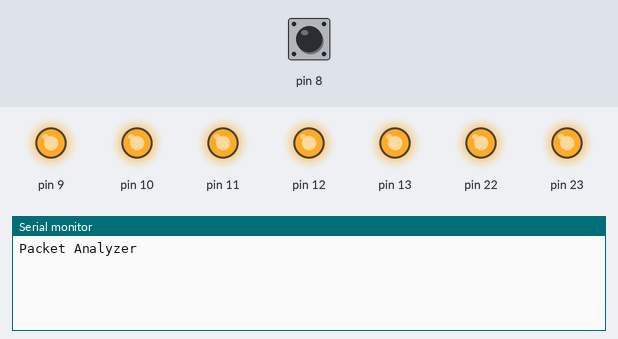
Simulated run of this sketch. Board: Arduino Uno, built with avr-gcc and run on an emulated ATmega328P. On the bench: output pins drawn as LEDs (lit = HIGH), the last lines printed to the serial monitor. The test bench sets the inputs (shaded band); at power-on: pin 8 HIGH.

Above: at 1.2 s.
1.3 s: pin 8 pulled LOW for 0.15 s
At 2.7 s:
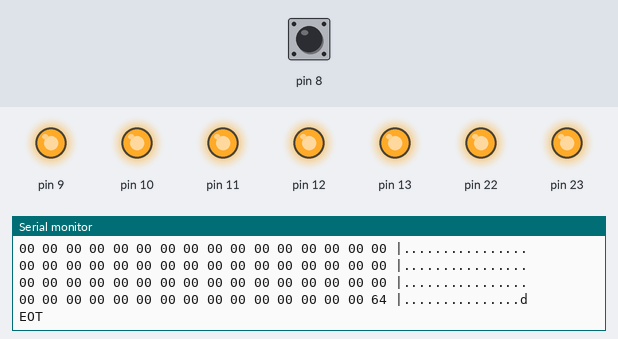
2.9 s: pin 8 driven LOW
At 2.98 s:
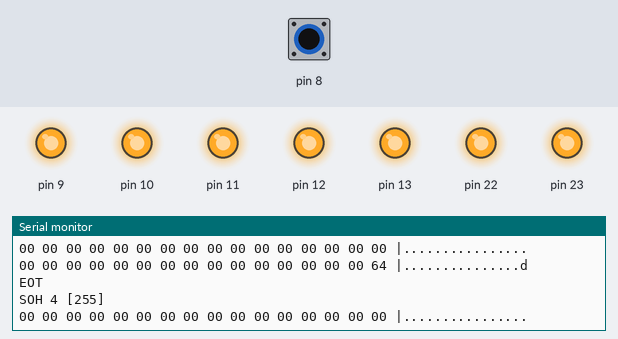

The sketch:

PacketAnalyzer.ino
```cpp
/**
 * Packet Analyzer
 *
 * Project documented at:
 * http://www.eightlines.com/blog/2009/04/arduino-packet-analyzer/
 *
 * Many thanks to Andrew Kilpatrick:
 * http://andrewkilpatrick.org/blog/
 *
 * Captures & logs incoming packets in HEX format.
 * Digital signal is HIGH and drops to LOW when transmitting.
 * Accepts digital input on Digital Pin 8.
 */

unsigned char buff[128]; //Create a buffer array to insert bytes
int bufferLength = 128;

void readBuffer();
void writeBuffer();

int low = 4;
int high = 12;
int incr = 1;

int count = 0;
int repeat = 8;
int dms = low;
uint8_t slen = 255;

unsigned long start, end, takenLo[100], takenHi[100];
unsigned int iterLo[100], iterHi[100];
int countLo, countHi;
int hi=0;
int iter;

void setup()
{
  Serial.begin(9600); //Invoke serial connection
  Serial.println("");
  Serial.println("Packet Analyzer");

  //Set input based on port registers
  //Refers to Digital Pin 8
  //http://arduino.cc/en/Reference/PortManipulation
  DDRB = DDRB | B11111110; //Data Direction Register
  PORTB = 0xFF; //Port B Register
}

void loop()
{
//	studyStream();
    readBuffer();
}

int myDigitalRead(uint8_t pin)
{
	if (*portInputRegister(2) & 1) return HIGH;
	return LOW;
}

#define PIN8_VALUE ((*portInputRegister(2) & 1) == 1 ? HIGH : LOW)
#define PIN8_HIGH ((*portInputRegister(2) & 1) == 1)
#define PIN8_LOW ((*portInputRegister(2) & 1) == 0)

/* --------------------- */
void studyStream()
{
  if (countLo > 80 || countHi > 80)
  {
/*
int pin = 8;
uint8_t timer = digitalPinToTimer(pin);
uint8_t bit = digitalPinToBitMask(pin);
uint8_t port = digitalPinToPort(pin);
volatile uint8_t reg = *portInputRegister(port);

Serial.print("timer ");
Serial.println(timer);
Serial.print("bit ");
Serial.println(bit);
Serial.print("port ");
Serial.println(port);
Serial.print("reg ");
Serial.println(reg);
*/
    Serial.println("Lo");
	for (int i=0; i<countLo; i++)
	{
		Serial.print(takenLo[i]);
		Serial.print(":");
		Serial.print(iterLo[i]);
		Serial.print(" ");
		if (i % 20 == 19) Serial.println("");
	}
    Serial.println("Hi");
	for (int i=0; i<countHi; i++)
	{
		Serial.print(takenHi[i]);
		Serial.print(":");
		Serial.print(iterHi[i]);
		Serial.print(" ");
		if (i % 20 == 19) Serial.println("");
	}
	countLo = 0;
	countHi = 0;
  }
  if (hi)
  {
	  iter=0;
	  while (PIN8_LOW); 			// Wait for the line to go HIGH
      start=micros();
	  while (PIN8_HIGH);  	// Now time how long it takes to go LOW
	  end=micros();
	  iterLo[countLo]=iter;
	  takenLo[countLo++]=end-start;
  }
  else
  {
	  iter = 0;
	  while (PIN8_HIGH);  			// Wait for the line to go LOW
	  start=micros();
	  while (PIN8_LOW); 		// Now time how long it takes to go HIGH
	  end=micros();
	  iterHi[countLo]=iter;
  	  takenHi[countHi++]=end-start;
  }
  hi = 1-hi;
}

void readBuffer()
{
  unsigned char tempByte; //Temporary Byte

  slen = 255;

//  Serial.print(PORTB, HEX);
//  Serial.print(PINB, HEX);
//  Serial.print(" ");
//  if (PORTB & 0x01) return;
  //while (PORTB & 0x01); //Not functioning as expected
  while (PIN8_HIGH); //While HIGH idle

  //LOW transmitted enter For Loop
  //Repeat loop for each byte in bufferLength
  uint8_t len = 0;
  uint8_t val = PIN8_VALUE;
  for (unsigned char b = 0; b < bufferLength; b++)
  {
    tempByte = 0; //Reset temporary byte

    //Loop for each bit
    for (char bit = 0; bit < 8; bit++)
    {
      tempByte <<= 1; //Shift previous bit
      tempByte &= 0xfe;
      //tempByte = tempByte | (PORTB & 0x01); //Not functioning as expected
      tempByte |= PIN8_VALUE; //Incoming value
      if (PIN8_VALUE != val) {val=PIN8_VALUE;if (len<slen)slen=len;len=0;}
      len++;
      delayMicroseconds(dms); //Oversampled delay - can be adjusted based on speed of packet
    }

    buff[b] = tempByte; //Write byte to buffer
  }
  writeBuffer();
  if (count++ > repeat)
  {
  	count = 0;
  	dms += incr;
  }
  if (dms < low) incr = 1;
  if (dms > high) incr = -1;}

void writeBuffer()
{
  //Write buffer to Serial connection
  Serial.print("SOH ");
  Serial.print(dms);
  Serial.print(" [");
  Serial.print(slen);
  Serial.print("]");
  Serial.println();
  unsigned char b = 0;
  for (unsigned int i = 0; i < 8; i++)
  {
	unsigned char c = b;
	for (unsigned int j = 0; j < 16; j++)
  	{
		b++;
	    if (buff[b] < 16 ) Serial.print("0");
	    Serial.print(buff[b], HEX);
    	Serial.print(" ");
    }
    Serial.print("|");
	for (unsigned int j = 0; j < 16; j++)
  	{
		c++;
	    if (buff[c] < 27) Serial.print("."); else Serial.write(buff[c]);
    	Serial.print("");
    }
	Serial.println("");
  }
  Serial.println("EOT");
}
```

Measured:
- after the input at 1.3 s, the serial monitor: prints a new line at once (image 1)
